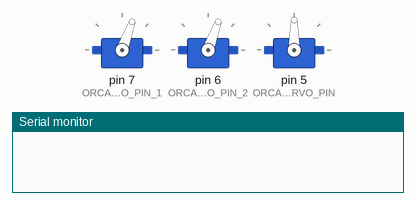
Recording of a sketch running on a simulated Arduino Uno, built with avr-gcc and run on an emulated ATmega328P. Parts: 3 × servo, the last lines printed to the serial monitor.

Above: at 0.05 s.
At 3.05 s:
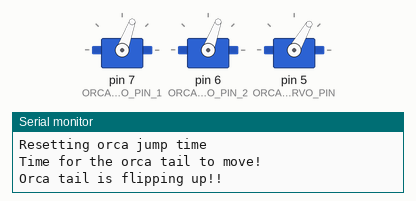
At 6.0 s:
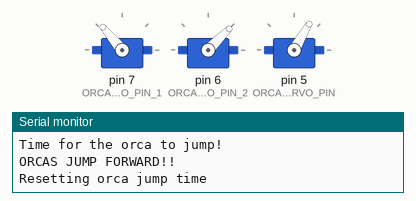
Timing chart, 0 to 7.8 s (numbered marks = the images above):
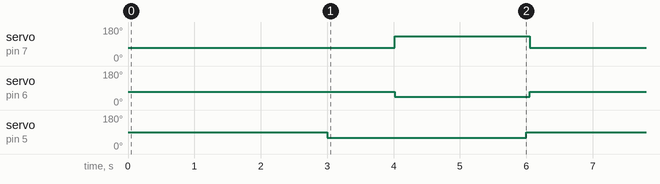

The sketch:

OrcaServos.ino
```cpp
#include <Servo.h>

// ORCA OBSTACLES SERVOS
Servo ORCA_JUMP_SERVO_1;
Servo ORCA_JUMP_SERVO_2;
Servo ORCA_TAIL_SERVO;

#define ORCA_JUMP_SERVO_PIN_1   7
#define ORCA_JUMP_SERVO_PIN_2   6
#define ORCA_TAIL_SERVO_PIN     5

// CONSTANTS FOR TINY ORCAS JUMPING
#define TIME_TO_ORCA_JUMP       2000
#define ORCA_ONE_DOWN_ANGLE     130
#define ORCA_ONE_UP_ANGLE       70
#define ORCA_TWO_DOWN_ANGLE     45
#define ORCA_TWO_UP_ANGLE       70
// VARIABLES FOR TINY ORCAS JUMPING
bool orcaIsJumping = false;
bool orcaJumpsInForwardDirection = false;
long timeToStartOrcaJump;

// CONSTANTS FOR ORCA TAIL FLIPPING
#define TIME_TO_FLIP_TAIL       3000
#define TAIL_DOWN_ANGLE         90
#define TAIL_UP_ANGLE           60

// VARIABLES FOR ORCA TAIL FLIPPING
bool orcaTailIsFlipping = false;
bool orcaTailIsUp = false;
long timeToStartTailFlip;


void setup() {
  // put your setup code here, to run once:
  Serial.begin(9600);

  // setup servos
  ORCA_JUMP_SERVO_1.attach(ORCA_JUMP_SERVO_PIN_1);
  ORCA_JUMP_SERVO_2.attach(ORCA_JUMP_SERVO_PIN_2);
  ORCA_TAIL_SERVO.attach(ORCA_TAIL_SERVO_PIN);

  // MOVE ORCAS INTO STARTING POSITION
  ORCA_JUMP_SERVO_1.write(ORCA_ONE_UP_ANGLE);
  ORCA_JUMP_SERVO_2.write(ORCA_TWO_UP_ANGLE);
  ORCA_TAIL_SERVO.write(TAIL_DOWN_ANGLE);

  // set states for orca jumping to false
  orcaIsJumping = false;
  orcaJumpsInForwardDirection = true;
  orcaTailIsFlipping = false;
  orcaTailIsUp = false;

  // start the timer to flip tail and make orcas jump
  timeToStartOrcaJump = millis() + TIME_TO_ORCA_JUMP;
  timeToStartTailFlip = millis() + TIME_TO_FLIP_TAIL;

}

void loop() {
  // // put your main code here, to run repeatedly:
  if(orcaIsJumping && orcaJumpsInForwardDirection) {
    orcaJumpsForward();
  }

  if(orcaIsJumping && !orcaJumpsInForwardDirection) {
    orcaJumpsBackwards();
  }

  if(orcaTailIsFlipping) {
    flipOrcaTail();
  }

  updateOrcaJump();
  updateOrcaTailFlip();
}

void orcaJumpsForward() {
  Serial.println("ORCAS JUMP FORWARD!!");
  ORCA_JUMP_SERVO_1.write(ORCA_ONE_DOWN_ANGLE);
  ORCA_JUMP_SERVO_2.write(ORCA_TWO_DOWN_ANGLE);

  resetOrcaJumpTime();
}

void orcaJumpsBackwards() {
  Serial.println("ORCAS JUMP BACKWARDS!!");
  ORCA_JUMP_SERVO_1.write(ORCA_ONE_UP_ANGLE);
  ORCA_JUMP_SERVO_2.write(ORCA_TWO_UP_ANGLE);

  resetOrcaJumpTime();
}

void resetOrcaJumpTime() {
  Serial.println("Resetting orca jump time");
  orcaIsJumping = false;
  timeToStartOrcaJump = millis() + TIME_TO_ORCA_JUMP;
}

void updateOrcaJump() {
  // when time is up, make the jumping orcas jump in the other directions
  if(millis() >= timeToStartOrcaJump && !orcaIsJumping) {
    Serial.println("Time for the orca to jump!");
    orcaJumpsInForwardDirection = !orcaJumpsInForwardDirection; // switch the direction for orca jumping
    orcaIsJumping = true;
  }
}

void flipOrcaTail() {
  if(orcaTailIsUp) {
    Serial.println("Orca tail is flipping up!!");
    ORCA_TAIL_SERVO.write(TAIL_UP_ANGLE);
  } else {
    Serial.println("Orca tail is flipping down!!");
    ORCA_TAIL_SERVO.write(TAIL_DOWN_ANGLE);
  }

  timeToStartTailFlip = millis() + TIME_TO_FLIP_TAIL;
  orcaTailIsFlipping = false; // tail is done moving
}

void updateOrcaTailFlip() {
  if(millis() >= timeToStartTailFlip) {
    Serial.println("Time for the orca tail to move!");
    orcaTailIsUp = !orcaTailIsUp;
    orcaTailIsFlipping = true;
  }
}
```

Measured:
- by itself, servo on pin 7 (ORCA_JUMP_SERVO_PIN_1): alternates 130° for 2.0 s and 70° for 2.0 s
- by itself, servo on pin 6 (ORCA_JUMP_SERVO_PIN_2): alternates 70° for 2.0 s and 45° for 2.0 s
- by itself, servo on pin 5 (ORCA_TAIL_SERVO_PIN): alternates 90° for 3.0 s and 60° for 3.0 s
